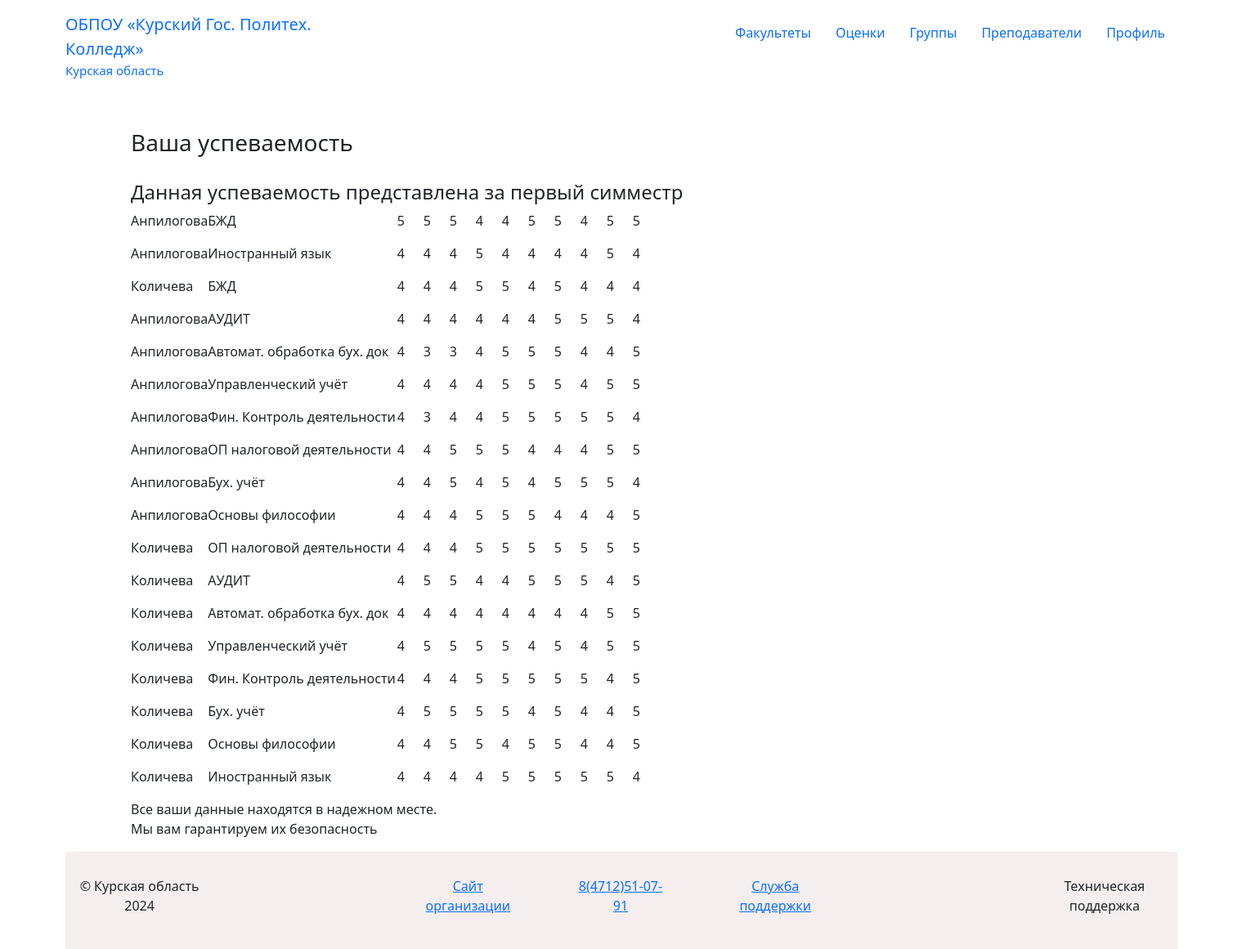
Page /journal/grades/ on the committed database.
### journal/models.py (models this page shows, shortened)
class Grades(models.Model):
    num_of_student = models.ForeignKey(
        'Student', on_delete=models.CASCADE, verbose_name='Поименный номер')
    subject = models.ForeignKey(
        'Subject', on_delete=models.CASCADE, verbose_name='Предмет')
    g1 = models.IntegerField()
    g2 = models.IntegerField()
    g3 = models.IntegerField()
    g4 = models.IntegerField()
    g5 = models.IntegerField()
    g6 = models.IntegerField()
    g7 = models.IntegerField()
    g8 = models.IntegerField()
    g9 = models.IntegerField()
    g10 = models.IntegerField()
    class Meta:
        verbose_name = 'Успеваемость'
        verbose_name_plural = 'Успеваемости'

class Student(models.Model):
    surname = models.CharField(
        max_length=40, help_text='Введите фамилию', verbose_name='Фамилия')
    name = models.CharField(
        max_length=40, help_text='Введите имя', verbose_name='Имя')
    number_id = models.CharField(
        max_length=7, help_text='Введите поименный номер(пример: st00001)', unique=True,)
    group = models.ForeignKey(
        'Group', on_delete=models.SET_NULL, null=True, verbose_name='Группа')
    telephone = models.CharField(
        max_length=12, help_text='Введите ваш номер телефона', unique=True,)
    class Meta:
        verbose_name = 'Студент'
        verbose_name_plural = 'Студенты'

class Subject(models.Model):
    name = models.CharField(
        max_length=30, help_text='Введите название предмета', verbose_name='Предмет')
    description = models.CharField(
        max_length=100, help_text='Введите описание предмета', verbose_name='Описание предмета')
    teacher = models.ForeignKey('Teacher', on_delete=models.CASCADE, verbose_name='Преподаватель')
    faculty = models.ForeignKey('Faculty', on_delete=models.CASCADE, verbose_name='Факультет')
    class Meta:
        verbose_name = 'Предмет'
        verbose_name_plural = 'Предметы'

### journal/views.py (the view)
# urls.py: path('grades/', views.grades, name='grades'),
def grades(request):
    grades = Grades.objects.all()
    context = {'grades': grades}
    return render(request, 'grades.html', context=context)

### journal/templates/grades.html (shortened to what this page needs)
{% extends 'main.html' %}
        {% block content %}
        <main class="main-content">
            <div class="layout">
                <div class="content">
                    <div>
                        <h3>Ваша успеваемость {{ grade.num_of_student.surname }}</h3>
                    </div>
                    <div>
                        <h4>Данная успеваемость представлена за первый симместр</h4>
                    </div>
                    <table>
                        {% for grade in grades %}
                        <tr>
                            <td><div><p>{{ grade.num_of_student.surname }}</p></div></td>
                            <td><div><p>{{ grade.subject.name }}</p></div></td>
                            <td><div class="grds"><p>{{ grade.g1 }}</p></div></td>
                            <td><div class="grds"><p>{{ grade.g2 }}</p></div></td>
                            <td><div class="grds"><p>{{ grade.g3 }}</p></div></td>
                            <td><div class="grds"><p>{{ grade.g4 }}</p></div></td>
                            <td><div class="grds"><p>{{ grade.g5 }}</p></div></td>
                            <td><div class="grds"><p>{{ grade.g6 }}</p></div></td>
                            <td><div class="grds"><p>{{ grade.g7 }}</p></div></td>
                            <td><div class="grds"><p>{{ grade.g8 }}</p></div></td>
                            <td><div class="grds"><p>{{ grade.g9 }}</p></div></td>
                            <td><div class="grds"><p>{{ grade.g10 }}</p></div></td>
                        </tr>
                        {% endfor %}
                    </table>
                    <div>
                        <p>Все ваши данные находятся в надежном месте.<br /> Мы вам гарантируем их безопасность</p>
                    </div>
                </div>
            </div>
        </main>
        {% endblock %}

### journal/templates/main.html (shortened to what this page needs)
<!DOCTYPE html>
<html lang="en">
<head>
    {% load static %}
    <link rel="stylesheet" type="text/css" href="{% static 'styles/style.css' %}"/>
    <link href="https://cdn.jsdelivr.net/npm/bootstrap@5.0.2/dist/css/bootstrap.min.css" rel="stylesheet">
</head>
<body>
    <div class="layout">
        {% block header %}
        <header>
            <div class="navigation-header">
                <div>
                    <div class="header">
                        <a href="{% url 'page' %}" class="logotype">
                            <div class="logotype__title">ОБПОУ «Курский Гос. Политех. Колледж»</div>
                            <div class="logotype__subtitle">Курская область</div>
                        </a>
                        <nav>
                            <div class="menu">
                                <a class="menu0-item" href="{% url 'faculties' %}">
                                    <div class="menu0-item__title">Факультеты</div>
                                </a>
                                <a class="menu0-item" href="{% url 'grades' %}">
                                    <div class="menu0-item__title">Оценки</div>
                                </a>
                                <a class="menu0-item" href="{% url 'groups' %}">
                                    <div class="menu0-item__title">Группы</div>
                                </a>
                                <a class="menu0-item" href="{% url 'teachers' %}">
                                    <div class="menu0-item__title">Преподаватели</div>
                                </a>
                                <a class="menu0-item" href="{% url 'personal_account' %}">
                                    <div class="menu0-item__title">Профиль</div>
                                </a>
                            </div>
                        </nav>
                    </div>
                </div>
            </div>
        </header>
        {% endblock %}
        {% block content %}{% endblock %}
        {% block footer %}
        <footer class="footer">
            <div class="layout-content">
                <div class="footer-copyright">
                    <p>&copy; Курская область 2024</p>
                </div>
                <div class="footer-container">
                    <ul class="footer-menu">
                        <li class="footer-menu__item">
                            <a href="https://kg-college.ru" class="b-href">Сайт организации</a>
                        </li>
                        <li class="footer-menu__item">
                            <a href="tel:84712510791" class="b-href">8(4712)51-07-91</a>
                        </li>
                        <li class="footer-menu__item">
                            <a href="{% url 'technical' %}" class="b-href">Служба поддержки</a>
                        </li>
                    </ul>
                </div>
                <ul class="footer-technics">
                    <li>Техническая поддержка</li>
                </ul>
            </div>
        </footer>
        {% endblock %}
    </div>
</body>
</html>

### journal/static/styles/style.css (style rules this page uses)
* { margin: 0; padding: 0; }
body { width: 1520px; }
.layout { margin-left: 80px; margin-right: 80px; }
.navigation-header { margin-left: auto; margin-right: auto; }
.header { display: flex; margin-bottom: 40px; }
.logotype { text-decoration: none; margin-top: 15px; margin-bottom: 20px; }
.logotype__title { font-size: 20px; }
.logotype__subtitle { font-size: 15px; }
.menu { display: flex; margin-left: 450px; margin-top: 28px; }
.menu a { margin-left: 15px; margin-right: 15px; text-decoration: none; }
.footer { display: flex; background-color: #f5eeee; }
.layout-content { display: flex; text-align: center; }
.footer-copyright { margin-right: 180px; margin-top: 30px; margin-bottom: 25px; }
.footer-menu { display: flex; margin-left: auto; margin-right: auto; }
.footer-menu__item { margin-left: 30px; margin-right: 30px; list-style: none; margin-top: 30px; margin-bottom: 25px; }
.footer-technics li { list-style: none; margin-left: 180px; margin-top: 30px; margin-bottom: 25px; }
.content h3 { margin-bottom: 30px; }
.grds p { margin-left: 2px; width: 30px; }

### rows in the picture
Grades: num_of_student.surname "Анпилогова", subject.name "БЖД", g1 "5", g2 "5", g3 "5", g4 "4", g5 "4", g6 "5", g7 "5", g8 "4", g9 "5", g10 "5"
Grades: num_of_student.surname "Анпилогова", subject.name "Иностранный язык", g1 "4", g2 "4", g3 "4", g4 "5", g5 "4", g6 "4", g7 "4", g8 "4", g9 "5", g10 "4"
Grades: num_of_student.surname "Количева", subject.name "БЖД", g1 "4", g2 "4", g3 "4", g4 "5", g5 "5", g6 "4", g7 "5", g8 "4", g9 "4", g10 "4"
Grades: num_of_student.surname "Анпилогова", subject.name "АУДИТ", g1 "4", g2 "4", g3 "4", g4 "4", g5 "4", g6 "4", g7 "5", g8 "5", g9 "5", g10 "4"
Grades: num_of_student.surname "Анпилогова", subject.name "Автомат. обработка бух. док", g1 "4", g2 "3", g3 "3", g4 "4", g5 "5", g6 "5", g7 "5", g8 "4", g9 "4", g10 "5"
Grades: num_of_student.surname "Анпилогова", subject.name "Управленческий учёт", g1 "4", g2 "4", g3 "4", g4 "4", g5 "5", g6 "5", g7 "5", g8 "4", g9 "5", g10 "5"
Grades: num_of_student.surname "Анпилогова", subject.name "Фин. Контроль деятельности", g1 "4", g2 "3", g3 "4", g4 "4", g5 "5", g6 "5", g7 "5", g8 "5", g9 "5", g10 "4"
Grades: num_of_student.surname "Анпилогова", subject.name "ОП налоговой деятельности", g1 "4", g2 "4", g3 "5", g4 "5", g5 "5", g6 "4", g7 "4", g8 "4", g9 "5", g10 "5"
Grades: num_of_student.surname "Анпилогова", subject.name "Бух. учёт", g1 "4", g2 "4", g3 "5", g4 "4", g5 "5", g6 "4", g7 "5", g8 "5", g9 "5", g10 "4"
Grades: num_of_student.surname "Анпилогова", subject.name "Основы философии", g1 "4", g2 "4", g3 "4", g4 "5", g5 "5", g6 "5", g7 "4", g8 "4", g9 "4", g10 "5"
Grades: num_of_student.surname "Количева", subject.name "ОП налоговой деятельности", g1 "4", g2 "4", g3 "4", g4 "5", g5 "5", g6 "5", g7 "5", g8 "5", g9 "5", g10 "5"
Grades: num_of_student.surname "Количева", subject.name "АУДИТ", g1 "4", g2 "5", g3 "5", g4 "4", g5 "4", g6 "5", g7 "5", g8 "5", g9 "4", g10 "5"
Grades: num_of_student.surname "Количева", subject.name "Автомат. обработка бух. док", g1 "4", g2 "4", g3 "4", g4 "4", g5 "4", g6 "4", g7 "4", g8 "4", g9 "5", g10 "5"
Grades: num_of_student.surname "Количева", subject.name "Управленческий учёт", g1 "4", g2 "5", g3 "5", g4 "5", g5 "5", g6 "4", g7 "5", g8 "4", g9 "5", g10 "5"
Grades: num_of_student.surname "Количева", subject.name "Фин. Контроль деятельности", g1 "4", g2 "4", g3 "4", g4 "5", g5 "5", g6 "5", g7 "5", g8 "5", g9 "4", g10 "5"
Grades: num_of_student.surname "Количева", subject.name "Бух. учёт", g1 "4", g2 "5", g3 "5", g4 "5", g5 "5", g6 "4", g7 "5", g8 "4", g9 "4", g10 "5"
Grades: num_of_student.surname "Количева", subject.name "Основы философии", g1 "4", g2 "4", g3 "5", g4 "5", g5 "4", g6 "5", g7 "5", g8 "4", g9 "4", g10 "5"
Grades: num_of_student.surname "Количева", subject.name "Иностранный язык", g1 "4", g2 "4", g3 "4", g4 "4", g5 "5", g6 "5", g7 "5", g8 "5", g9 "5", g10 "4"
